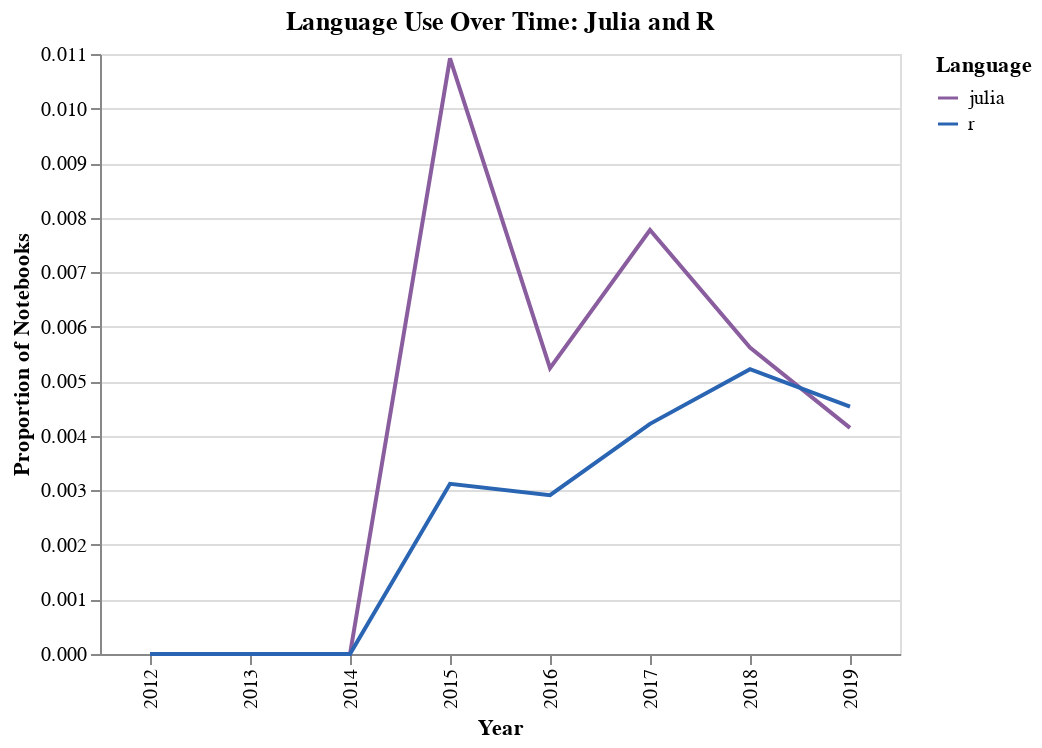

Notebook cell for this chart:
### Markdown cell above
Here we see the same thing, that nearly all notebooks are written in Python, and this popularity has not fluxuated that much over time. It's difficult to see the difference between the lines for Julia and R, so lets zoom in on those.

### Code cell
alt.Chart(
    lang_counts[lang_counts['language'] != 'python'], 
    width = 400, 
    title = 'Language Use Over Time: Julia and R'
).mark_line().encode(
    alt.X('year:O', title = 'Year'),
    alt.Y('prop', title = 'Proportion of Notebooks'),
    alt.Color('language', 
              scale = alt.Scale(domain = ['julia','r'], range = ['#8A5D9F','#2A65B3']),
              title = 'Language'
    )
)

### Figure 1 — Vega-Lite specification as saved in the notebook (floating-point values rounded to 4 significant figures)
{"$schema": "https://vega.github.io/schema/vega-lite/v3.3.0.json", "config": {"mark": {"tooltip": null}, "view": {"height": 300, "width": 400}}, "data": {"name": "data-bfb8f641373b45863c779c24a3c90ded"}, "datasets": {"data-bfb8f641373b45863c779c24a3c90ded": [{"count": 0, "language": "julia", "prop": 0, "total": 5, "year": 2012}, {"count": 0, "language": "julia", "prop": 0, "total": 73, "year": 2013}, {"count": 0, "language": "julia", "prop": 0, "total": 482, "year": 2014}, {"count": 7, "language": "julia", "prop": 0.01092, "total": 641, "year": 2015}, {"count": 9, "language": "julia", "prop": 0.005242, "total": 1717, "year": 2016}, {"count": 35, "language": "julia", "prop": 0.007773, "total": 4503, "year": 2017}, {"count": 57, "language": "julia", "prop": 0.005616, "total": 10149, "year": 2018}, {"count": 53, "language": "julia", "prop": 0.004145, "total": 12787, "year": 2019}, {"count": 0, "language": "r", "prop": 0, "total": 5, "year": 2012}, {"count": 0, "language": "r", "prop": 0, "total": 73, "year": 2013}, {"count": 0, "language": "r", "prop": 0, "total": 482, "year": 2014}, {"count": 2, "language": "r", "prop": 0.00312, "total": 641, "year": 2015}, {"count": 5, "language": "r", "prop": 0.002912, "total": 1717, "year": 2016}, {"count": 19, "language": "r", "prop": 0.004219, "total": 4503, "year": 2017}, {"count": 53, "language": "r", "prop": 0.005222, "total": 10149, "year": 2018}, {"count": 58, "language": "r", "prop": 0.004536, "total": 12787, "year": 2019}]}, "encoding": {"color": {"field": "language", "scale": {"domain": ["julia", "r"], "range": ["#8A5D9F", "#2A65B3"]}, "title": "Language", "type": "nominal"}, "x": {"field": "year", "title": "Year", "type": "ordinal"}, "y": {"field": "prop", "title": "Proportion of Notebooks", "type": "quantitative"}}, "mark": "line", "title": "Language Use Over Time: Julia and R", "width": 400}
